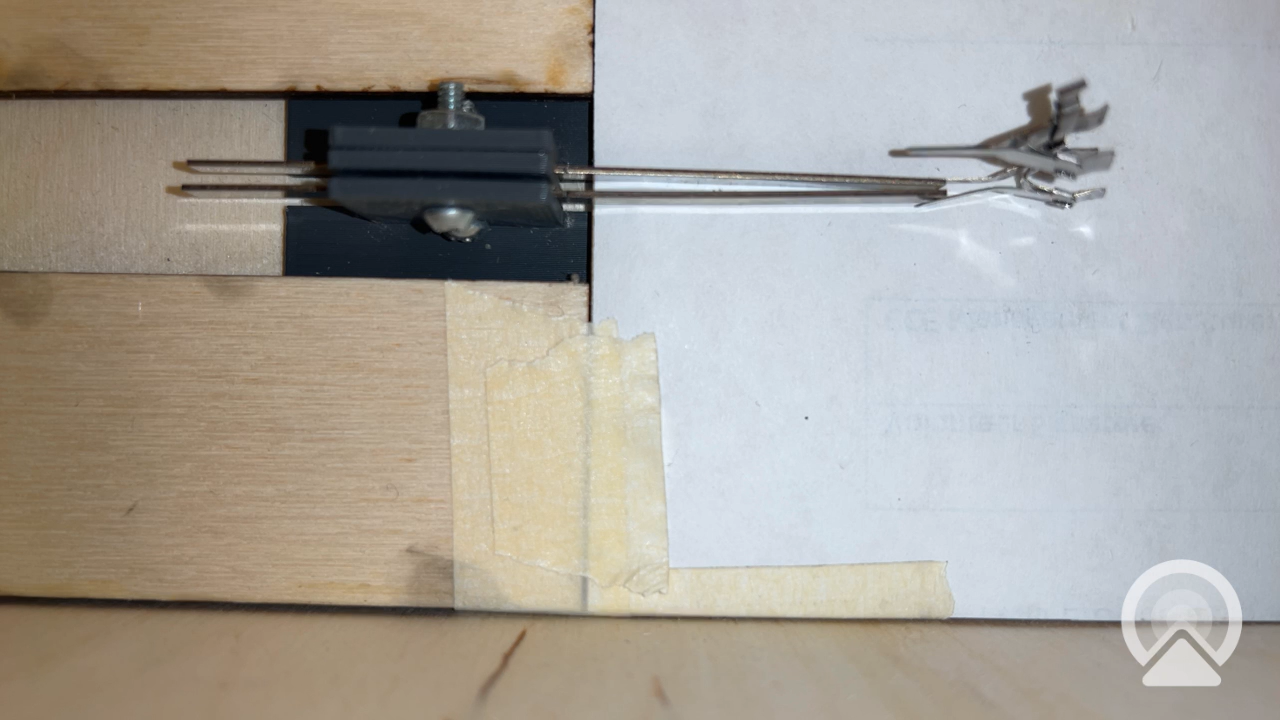
#> input picture ForceTestQC/ForceTest_pic_no1_state2.png, 1280 x 720 px, given in place of the camera
$ python ForceQC_SpringValidation.py
#> lines starting #> are read from the running program, lines starting #| are printed output that depends on the picture; after the words box and inside, x2 and y2 are one past the last pixel; in counts of white or black regions, pixels touching at a corner belong together; pictures that were not available may be replaced by others from this repository, and a replacement may not be noted
# MAE 156 Image Processing

# Modules
import cv2 as cv
import numpy as np
from matplotlib import pyplot as plt

# Camera test
def get_available_cameras():
    available_cameras = []
    # check for 5 cameras
    for i in range(5):
        cap = cv.VideoCapture(i)
        if cap.isOpened():
            available_cameras.append(i)
            cap.release()
    return available_cameras

cameras = get_available_cameras()
if cameras:
    print("Available cameras: ", cameras)
else:
    print("No cameras found.")

# Connect to video capture device
cap = cv.VideoCapture(1)

# Get a frame from the capture device.
img_counter = 1
for ii in range(2):
    ret, frame = cap.read()
    if not ret:
        print("Failed to grab frame.")
        break
    cv.imshow("test", frame)

    k = cv.waitKey(0)
    if k%256 == 27:
        # Esc pressed
        print("Closing. . .")
        break
    elif k%256 == 32:
        # Space pressed
        img_name = "opencv_frame{}.png".format(img_counter)
        cv.imwrite(img_name, frame)
        print("{} written!".format(img_name))
        img_counter += 1
#> this loop made 1 pass; (key Esc is pressed on pass 1)
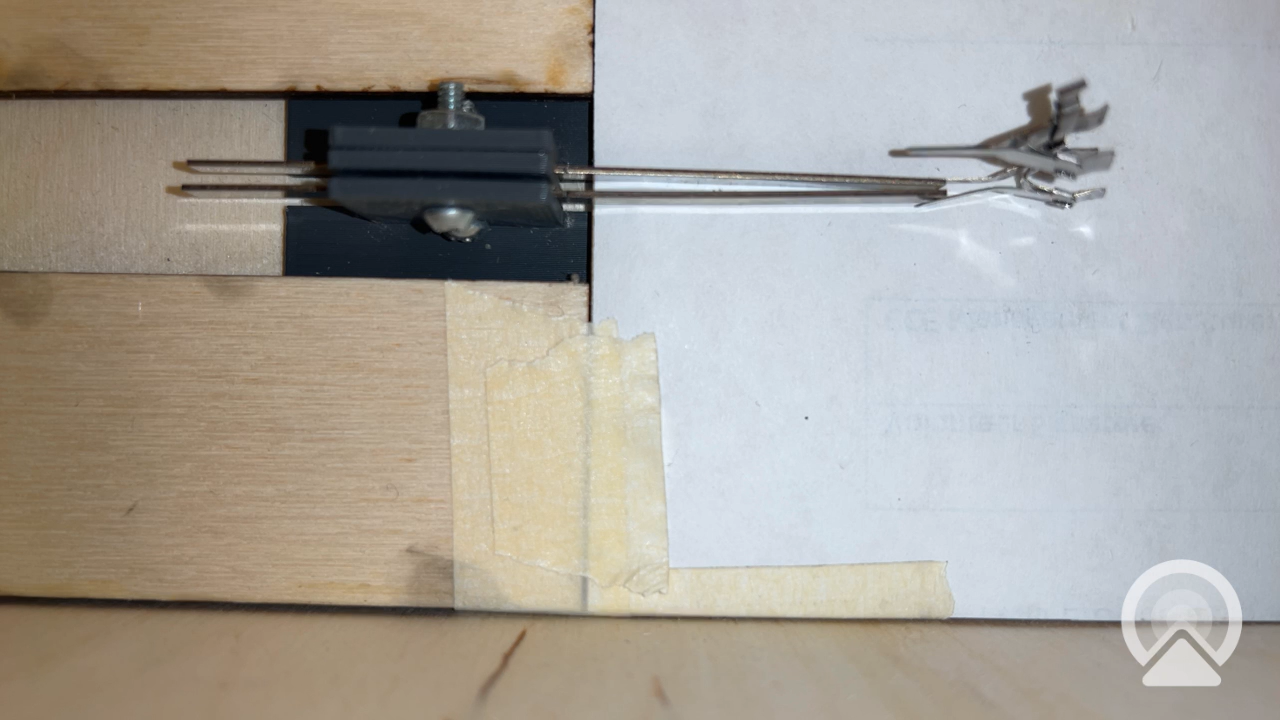
#> input picture ForceTestQC/ForceTest_pic_no1_state2.png, 1280 x 720 px, given in place of the camera
#> after the loop, img_counter = 1

cap.release()
cv.destroyAllWindows()

# ret, frame = cap.read()

# # Check if connected
# print(ret)

# # Write the frame from the video to a file
# cv.imwrite("test3.tiff",frame)

# Canny feature detection + Image editing
def canny_detection(image):
    img = cv.imread(image, cv.IMREAD_COLOR)
    assert img is not None, "file could not be read, check with os.path.exists"

    sat_im = cv.cvtColor(img, cv.COLOR_BGR2HSV)
    sat_im=sat_im[:,:,2]

    crop_img=cv.rotate(sat_im,cv.ROTATE_90_CLOCKWISE)
    crop_img=crop_img[0:350, 500:850]

    edges = cv.Canny(crop_img,35,150)

    # cv.imshow("Edge Detection", edges)
    # cv.waitKey(0)
    # cv.destroyAllWindows

    return edges

# Finding the tips
# state is either Undeformed or Deformed
def tip_search(edges, tip_ap, state):
    match state:
        case "Undeformed":
            t_pt_th=4
            start_scan=np.size(edges,1)
        case "Deformed":
            t_pt_th=8
            start_scan=tip_ap+50
        case _:
            print('Choose Undeformed or Deformed as an argument.')

    t_pt = 0
    prev_pt = 0

    for ii in reversed(range(start_scan)):
        if ii <= (tip_ap - 200):
            print("Tip not found. Redo image capture. ")
            tip = np.size(edges,1)
            break
        for jj in range(np.size(edges,0)):
            if edges[jj,ii] == 255:
                t_pt = t_pt + 1

        if t_pt >= t_pt_th and prev_pt >= t_pt_th:
            tip = ii
            break
        else:
            prev_pt = t_pt
            t_pt = 0
    return tip

# Finding the start and end points of the beam
def y_diff(edges, start_off, tip):
    prev_y1 = 1
    prev_y2 = 1
    tol_min = 0
    tol_max = 200

    start_yf = np.zeros(np.size(edges,0))
    end_yf = np.zeros(np.size(edges,0))

    for ii in range(np.size(edges,0)):
        if edges[ii,start_off] == 255 and tol_min <= abs(ii - prev_y1) and abs(ii - prev_y1) <= tol_max:
            start_yf[ii] = ii
            prev_y1 = ii
        if edges[ii,tip] == 255 and tol_min <= abs(ii - prev_y2) and abs(ii - prev_y2) <= tol_max:
            end_yf[ii] = ii
            prev_y2=ii

    start_y=[0]*2
    end_y=[0]*2

    start_y[0] = np.min(start_yf[np.nonzero(start_yf)])
    start_y[1] = np.max(start_yf[np.nonzero(start_yf)])
    end_y[0] = np.min(end_yf[np.nonzero(end_yf)])
    end_y[1] = np.max(end_yf[np.nonzero(end_yf)])

    top_d = abs(end_y[0] - start_y[0])
    bot_d = abs(end_y[1] - start_y[1])
    return start_y, end_y, top_d, bot_d

# img = cv.imread("test2.tiff")
# plt.imshow(img)
# plt.show()
# Undeformed value for beams
p2mm = np.ceil(310/55)
ltest = 55
start_off = 40

# Picture of non-deflected beams
reg = canny_detection("open_cv1.png")
#> in canny_detection, img is the input picture: shape (720, 1280, 3); mean B, G, R 156.9, 163.9, 168.1
#> in canny_detection, `sat_im = cv.cvtColor(img, cv.COLOR_BGR2HSV)`: sat_im: shape (720, 1280, 3); mean H, S, V 59.6, 45.7, 176.1
#> in canny_detection, `sat_im=sat_im[:,:,2]`:
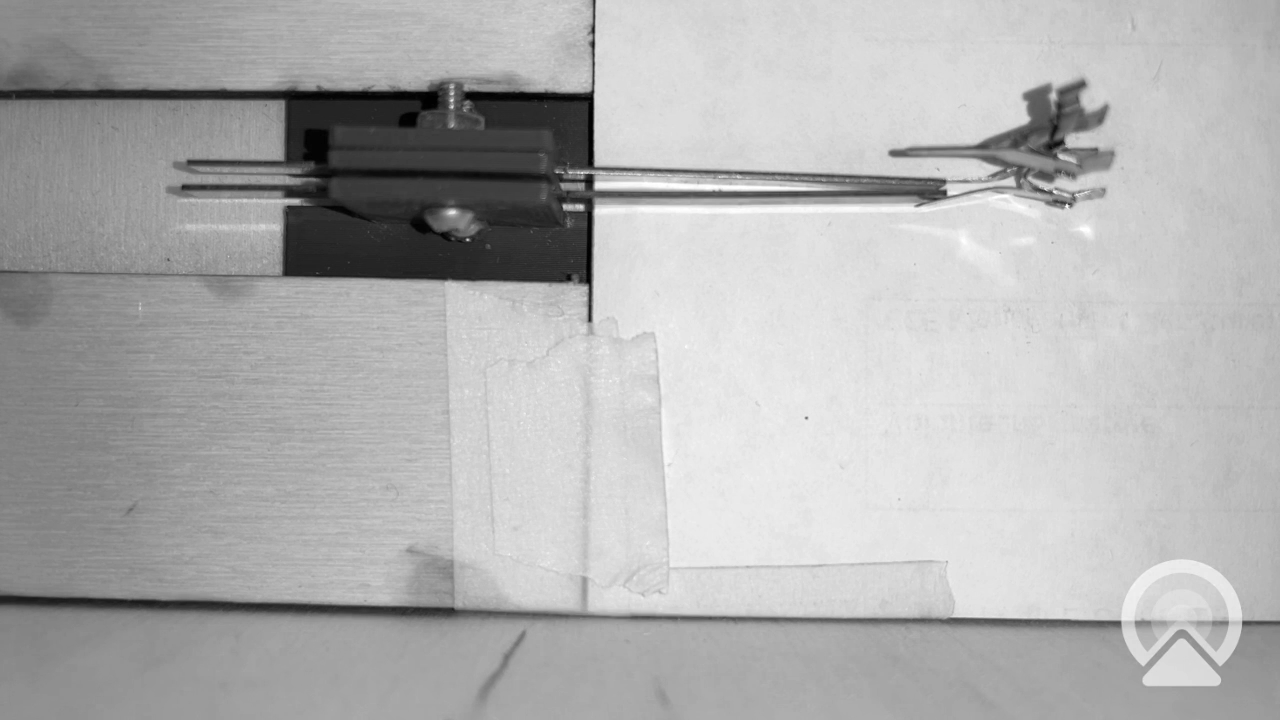
#> sat_im: shape (720, 1280); min 0, max 255, mean 176.1
#> in canny_detection, `crop_img=cv.rotate(sat_im,cv.ROTATE_90_CLOCKWISE)`:
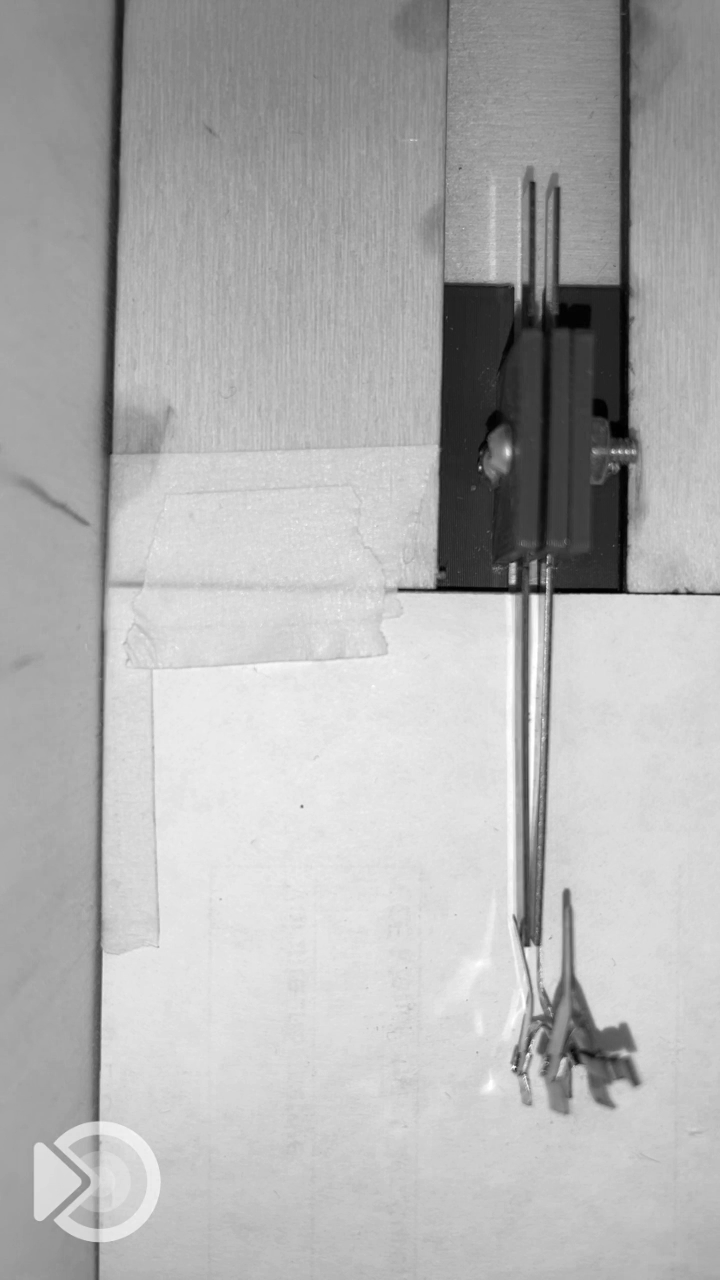
#> crop_img: shape (1280, 720); min 0, max 255, mean 176.1
#> in canny_detection, `crop_img=crop_img[0:350, 500:850]`:
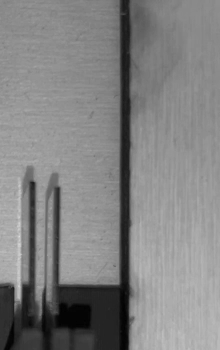
#> crop_img: shape (350, 220); min 1, max 219, mean 129.9
#> in canny_detection, `edges = cv.Canny(crop_img,35,150)`:
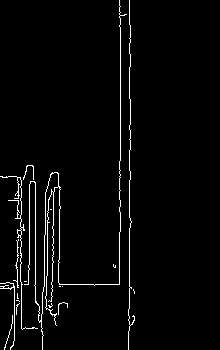
#> edges: shape (350, 220); 2.8% white in thin lines or dots, all inside (x1, y1, x2, y2) = (0, 0, 135, 350)

# Getting differences in height between the top and bottom beams
tip_ap = p2mm*ltest
tip_off = 15

tip = tip_search(reg, tip_ap, "Undeformed")
#> tip = 133
start_y, end_y, top_d, bot_d = y_diff(reg, start_off, (tip-tip_off))
#> after the loop in y_diff, `for ii in range(np.size(edges,0)):`: prev_y1 = 1
#> (the run stopped early here; a loop or call above may not have finished)
